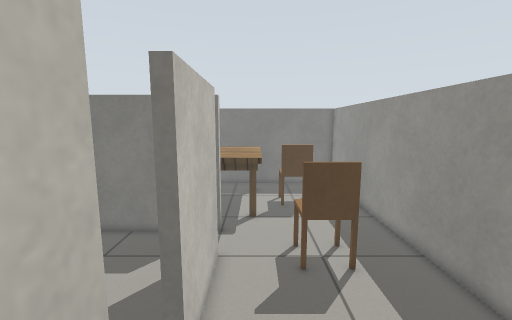
[1] (above)

17 first-person views from a walk through a robot-simulator world made for Gazebo. The camera is 1.2 m above the floor, tilts 8° down and sees 90° across. The floor is counted in squares, 0.2 m on a side. Each view is taken from the middle of a square. On the plan, view 1 faces up. The plan holds only what a view shows up to about 20 squares ahead; the rest is blank. Some stock models are drawn as simple stand-ins. Surface patterns are stand-ins for the level's own textures.

[2]
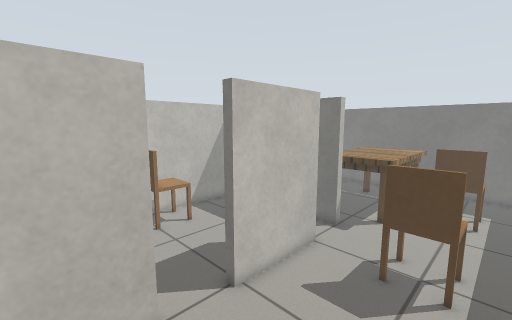

[3]
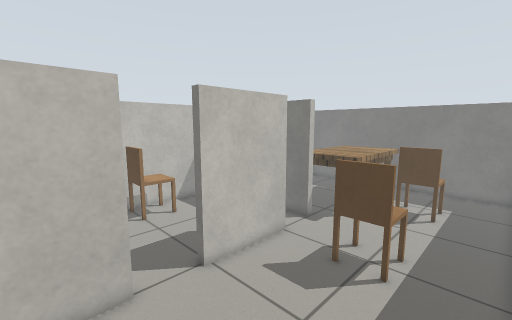

[4]
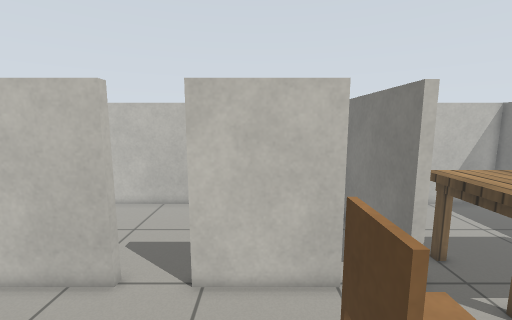

[5]
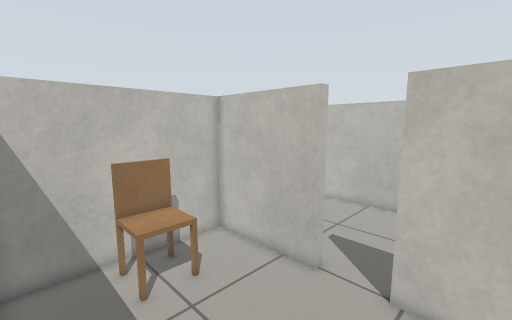

[6]
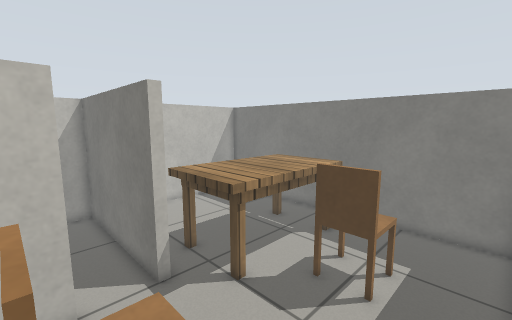

[7]
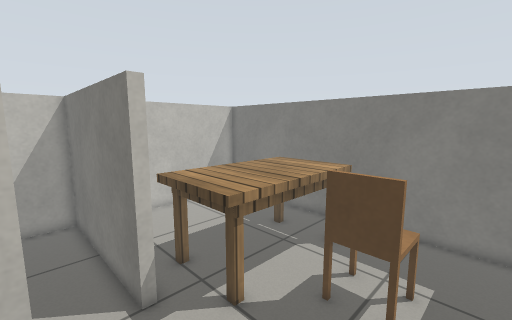

[8]
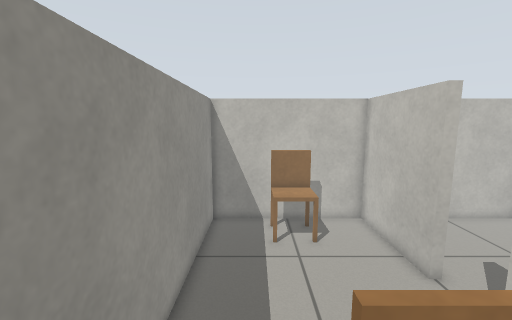

[9]
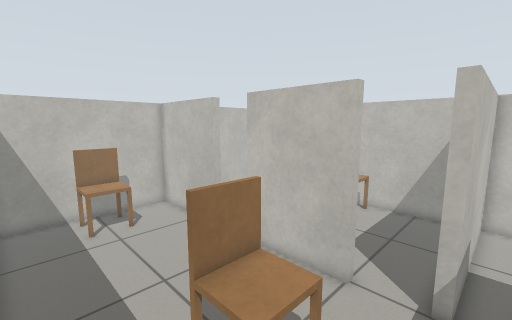

[10]
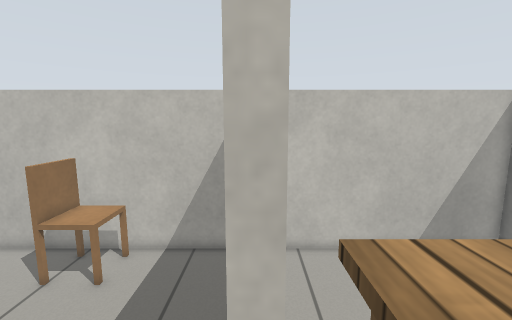

[11]
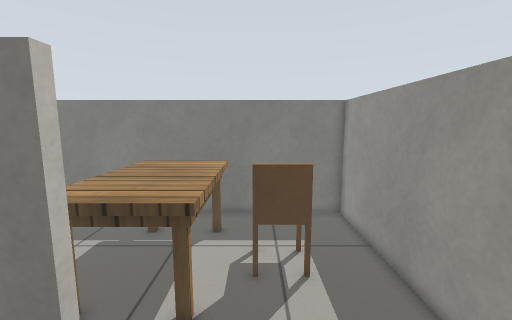

[12]
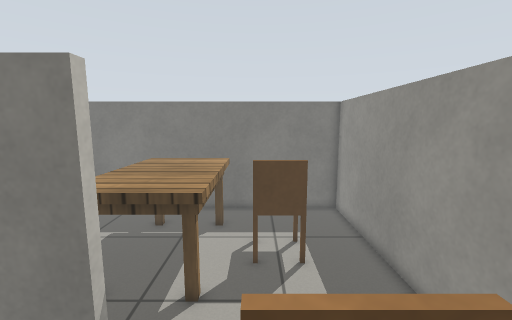

[13]
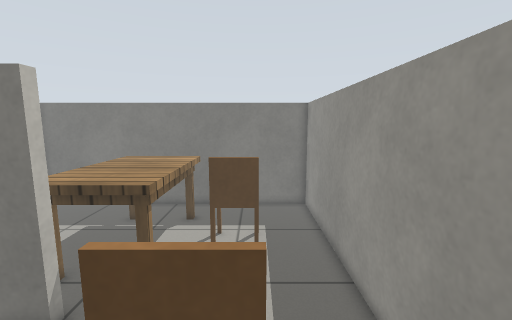

[14]
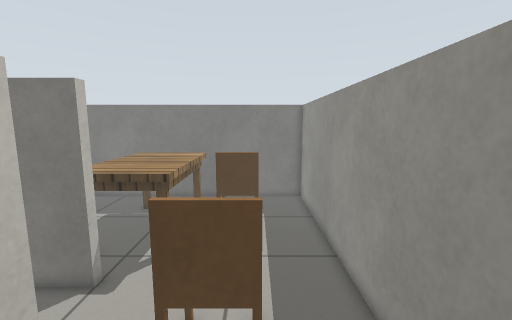

[15]
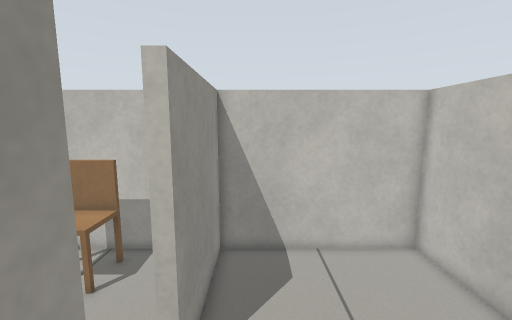

[16]
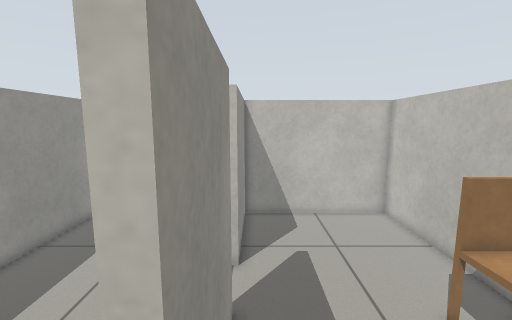

[17]
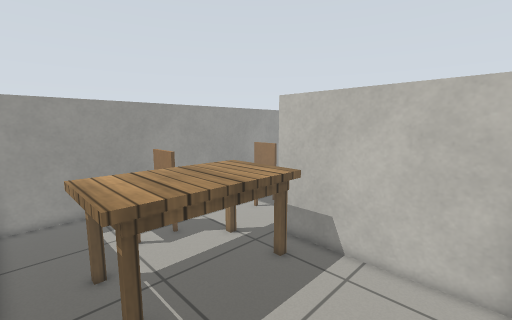

### Floor plan
Ten units are one square. View 1 is at (0, 0); x grows to the right and y downward. Boxes are objects, and circles mark ways between rooms. Rooms are numbered by the first view taken in them; rooms with no view inside come last. Other rooms are left out.
<svg viewBox="-123 -263 206 305">
<path fill="none" stroke="#000" d="M-23 -56 -23 -111 -17 -111 -17 -56 -23 -56M-20 -138 -118 -138 -118 37 -23 37 -23 -28 -17 -28 -17 37 78 37 78 -136M78 -136 78 -258 -118 -258 -118 -142 -20 -142 -20 -138"/>
<rect x="-115" y="-85" width="30" height="30" fill="#bbb"><title>chair</title></rect>
<rect x="15" y="5" width="30" height="20" fill="#bbb"><title>chair</title></rect>
<rect x="15" y="-125" width="30" height="30" fill="#bbb"><title>chair</title></rect>
<rect x="-45" y="-235" width="50" height="80" fill="#bbb"><title>table</title></rect>
<rect x="15" y="-205" width="30" height="20" fill="#bbb"><title>chair</title></rect>
<circle cx="30" cy="-140" r="3" fill="#2a7"/>
<text x="-20" y="-50">1</text>
<text x="-20" y="-200">2</text>
</svg>
Room 1 opens to room 2.

Where each view was taken, in squares from view 1:
view 1: 0 up, 0 right, facing up
view 2: 0 up, 5 right, facing up-left
view 3: 0 up, 7 right, facing up-left
view 4: 8 up, 7 right, facing left
view 5: 8 up, 7 right, facing down-left
view 6: 10 up, 7 right, facing up-left
view 7: 11 up, 6 right, facing up-left
view 8: 12 up, 5 right, facing down
view 9: 15 up, 7 right, facing down-left
view 10: 14 up, 0 right, facing left
view 11: 9 up, 2 right, facing up
view 12: 8 up, 2 right, facing up
view 13: 7 up, 4 right, facing up
view 14: 5 up, 4 right, facing up
view 15: 8 up, 4 left, facing down
view 16: 13 up, 3 left, facing down
view 17: 25 up, 11 left, facing down-right
